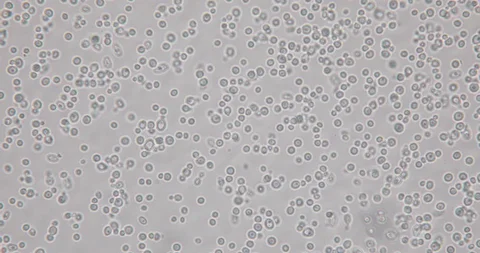
#> input picture IMG/pic1.webp, 480 x 253 px
$ python demo1.py
#> lines starting #> are read from the running program, lines starting #| are printed output that depends on the picture; after the words box and inside, x2 and y2 are one past the last pixel; in counts of white or black regions, pixels touching at a corner belong together
### classes.py
import cv2 as cv
import numpy as np
import os

class Blob_Image:
    def __init__(self, path):
#> called with path = 'IMG/pic1.webp'
        self.path = path #img path
        self.image = cv.imread(path) #img
#> self.image is the input picture: shape (253, 480, 3); mean B, G, R 177.6, 176.4, 179.5
        self.blobs = [] #all blob
        self.processed = None #img that already processed

    def detect_blobs(self):
        grayscale = cv.cvtColor(self.image, cv.COLOR_BGR2GRAY)
        _, threshold = cv.threshold(grayscale, 0, 255, cv.THRESH_BINARY_INV + cv.THRESH_OTSU)
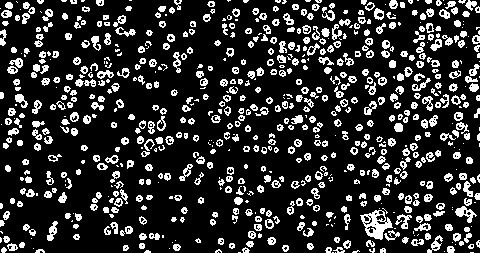
#> threshold: shape (253, 480); 18.7% white in thin lines or dots

        kernel = np.ones((5,5), np.uint8)
        closed = cv.morphologyEx(threshold, cv.MORPH_DILATE, kernel)
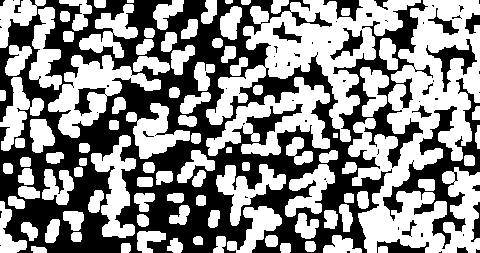
#> closed: shape (253, 480); 54.5% white; 61 black regions (41 under 20 px)
        self.processed = closed

        contours, _ = cv.findContours(closed, cv.RETR_EXTERNAL, cv.CHAIN_APPROX_SIMPLE)
#> contours = 101 contours, 3 with area under 20; largest, box (x1, y1, x2, y2) and area: (348, 0, 480, 253) 17157, (206, 0, 421, 142) 10025, (206, 77, 330, 156) 3616, (48, 55, 161, 138) 3605, (91, 135, 136, 238) 1923

        for cnt in contours:
            if cnt.size > 0:
                self.blobs.append(cnt)
                x, y, w, h = cv.boundingRect(cnt)
                cv.drawContours(self.image, [cnt], -1, (0, 0, 255), 1)
                cv.rectangle(self.image, (x, y), (x+w, y+h), (255, 255, 0), 1)
#> this loop made 101 passes
#> (cnt, x, y, w, h) on pass 56: ([[333, 133], [333, 137], [337, 137], [337, 133]], 333, 133, 5, 5)
#> (x, y, w, h) on passes 1 to 6: (378, 246, 10, 7), (31, 246, 16, 7), (280, 243, 11, 10), (121, 243, 10, 10), (305, 241, 11, 11), (167, 238, 16, 15)
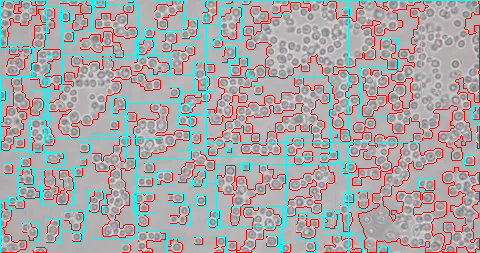
#> self.image: shape (253, 480, 3); 15.98% of pixels changed, all inside (x1, y1, x2, y2) = (0, 0, 480, 253)
#> after the loop, self.blobs has the same summary as contours

    def save_results(self, out_path):
        cv.imwrite(out_path, self.image)

class Region:
    def __init__(self, id, x, y, w, h):
        self.id = id #id 0 - 8
        self.x = x # x mid grid
        self.y = y # y mid grid
        self.w = w # width
        self.h = h # height
        self.blobs = [] # raw blobs assigned
        self.cells = [] # separated cells assigned

    def add_blob(self, contour):
        self.blobs.append(contour)

    def add_cell(self, contour):
        self.cells.append(contour)

    def count_blobs(self):
        return len(self.blobs)

    def count_cells(self):
        return len(self.cells)

class Make_Grids:
    def __init__(self, image_path, n, blobs):
        self.image = cv.imread(image_path)
        self.n = n # fixed grid size in pixels
        self.blobs = blobs # cotain all raw blobs
        self.regions = self._create_regions() # 0 - 8 of regions

    def _create_regions(self):
        h, w = self.image.shape[:2]
#> h = 253; w = 480
        cx, cy = w // 2, h // 2
#> cx = 240; cy = 126

        # grid boundaries (centered)
        x1 = cx - self.n // 2
#> x1 = 140
        y1 = cy - self.n // 2
#> y1 = 26
        x2 = cx + self.n // 2
#> x2 = 340
        y2 = cy + self.n // 2
#> y2 = 226

        step_x = self.n // 3
        step_y = self.n // 3

        regions = []
        id = 0
        for r in range(3):
            for c in range(3):
                rx = x1 + c * step_x
                ry = y1 + r * step_y
                regions.append(Region(id, rx, ry, step_x, step_y))
                id += 1
#> after the loop, id = 9
        return regions

    def assign_blobs(self):
        for cnt in self.blobs:
            mask = np.zeros(self.image.shape[:2], dtype=np.uint8)
            cv.drawContours(mask, [cnt], -1, 255, -1)

            for region in self.regions:
                region_mask = mask[region.y:region.y+region.h, region.x:region.x+region.w]
                if np.any(region_mask > 0):
                    region.add_blob(cnt)
#> mask: shape (253, 480); 0.82% white; 1 white region, box (x1, y1, x2, y2) and area: (0, 0, 46, 48) 1000

    def separate_cells(self):
        for region in self.regions:
            cropped = self.image[region.y:region.y+region.h, region.x:region.x+region.w]

            for blob in region.blobs:
                # local mask
                local_blob = blob.copy()
                local_blob[:,0,0] -= region.x
                local_blob[:,0,1] -= region.y
                mask = np.zeros((region.h, region.w), dtype=np.uint8)
                cv.drawContours(mask, [local_blob], -1, 255, -1)

                dist = cv.distanceTransform(mask, cv.DIST_L2, 5)
                _, sure_fg = cv.threshold(dist, 0.3*dist.max(), 255, 0)  # lower threshold
                sure_fg = np.uint8(sure_fg)
                unknown = cv.subtract(mask, sure_fg)

                _, markers = cv.connectedComponents(sure_fg)
                markers = markers+1
                markers[unknown==255] = 0

                markers = cv.watershed(cropped.copy(), markers)

                for label in np.unique(markers):
                    if label <= 1: continue
                    cell_mask = np.zeros(mask.shape, dtype="uint8")
                    cell_mask[markers==label] = 255
                    cnts, _ = cv.findContours(cell_mask, cv.RETR_EXTERNAL, cv.CHAIN_APPROX_SIMPLE)
                    for c in cnts:
                        # shift back to global coords
                        c[:,0,0] += region.x
                        c[:,0,1] += region.y
                        region.add_cell(c)
#> cell_mask: shape (66, 66); 1.4% white; 1 white region, box (x1, y1, x2, y2) and area: (23, 1, 40, 6) 59
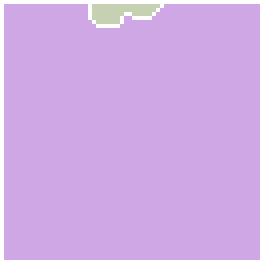
#> markers: shape (66, 66) int32 (shown 4 times larger); 3 distinct labels, from -1 to 2; one colour per label, 0 black, -1 white
#> mask: shape (66, 66); 2.4% white; 1 white region, box (x1, y1, x2, y2) and area: (22, 0, 41, 7) 104
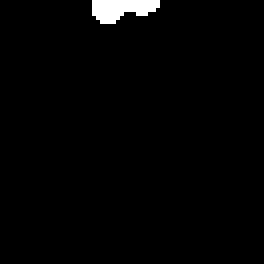
#> sure_fg: shape (66, 66) (shown 4 times larger); 1.6% white; 1 white region, box (x1, y1, x2, y2) and area: (23, 0, 40, 6) 71
#> after the loop, c = contour of 10 points, box (x1, y1, x2, y2) (295, 159, 312, 164), area 40

    def save_region_blobs(self, folder_path):
        os.makedirs(folder_path, exist_ok=True)
        for region in self.regions:
            img_copy = self.image.copy()
            cv.rectangle(img_copy, (region.x, region.y),
                        (region.x+region.w, region.y+region.h),
                        (0,255,0), 2)

            # draw blobs (yellow)
            for cnt in region.blobs:
                cv.drawContours(img_copy, [cnt], -1, (0,255,255), 1)

            out_file = os.path.join(folder_path, f"region_{region.id}_blobs.webp")
            cv.imwrite(out_file, img_copy)

    def save_region_cells(self, folder_path):
#> called with folder_path = 'Result1/grids_cells'
        os.makedirs(folder_path, exist_ok=True)
        for region in self.regions:
            img_copy = self.image.copy()
            cv.rectangle(img_copy, (region.x, region.y),
                        (region.x+region.w, region.y+region.h),
                        (0,255,0), 2)

            # draw cells (red)
            for cnt in region.cells:
                cv.drawContours(img_copy, [cnt], -1, (0,0,255), 1)

            out_file = os.path.join(folder_path, f"region_{region.id}_cells.webp")
            cv.imwrite(out_file, img_copy)

    def save_region_combined(self, folder_path):
#> called with folder_path = 'Result1/grids_combined'
        os.makedirs(folder_path, exist_ok=True)
        for region in self.regions:
            img_copy = self.image.copy()

            # draw region box
            cv.rectangle(img_copy, (region.x, region.y),
                        (region.x+region.w, region.y+region.h),
                        (0,255,0), 2)

            # draw blobs (yellow)
            for cnt in region.blobs:
                cv.drawContours(img_copy, [cnt], -1, (0,255,255), 1)

            # draw cells (red)
            for cnt in region.cells:
                cv.drawContours(img_copy, [cnt], -1, (0,0,255), 1)

            # optional: overlay counts
            text = f"B:{region.count_blobs()} C:{region.count_cells()}"
            cv.putText(img_copy, text, (region.x+5, region.y+15),
                    cv.FONT_HERSHEY_SIMPLEX, 0.5, (255,255,255), 1)

            out_file = os.path.join(folder_path, f"region_{region.id}_combined.webp")
            cv.imwrite(out_file, img_copy)

    def save_all_overview(self, folder_path):
#> called with folder_path = 'Result1'
        os.makedirs(folder_path, exist_ok=True)

        # --- Blobs overview ---
        img_blobs = self.image.copy()
        for region in self.regions:
            # draw region box
            cv.rectangle(img_blobs, (region.x, region.y),
                        (region.x+region.w, region.y+region.h),
                        (0,255,0), 2)
            # draw blobs (yellow)
            for cnt in region.blobs:
                cv.drawContours(img_blobs, [cnt], -1, (0,255,255), 1)
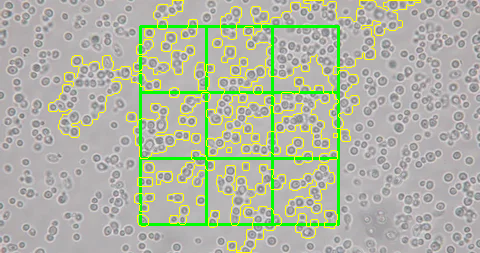
#> img_blobs: shape (253, 480, 3); 8.13% of pixels changed, all inside (x1, y1, x2, y2) = (48, 0, 421, 253)
        cv.imwrite(os.path.join(folder_path, "overview_blobs.webp"), img_blobs)

        # --- Cells overview ---
        img_cells = self.image.copy()
        for region in self.regions:
            # draw region box
            cv.rectangle(img_cells, (region.x, region.y),
                        (region.x+region.w, region.y+region.h),
                        (0,255,0), 2)
            # draw cells (red)
            for cnt in region.cells:
                cv.drawContours(img_cells, [cnt], -1, (0,0,255), 1)
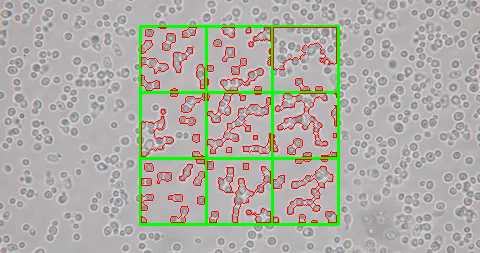
#> img_cells: shape (253, 480, 3); 6.6% of pixels changed, all inside (x1, y1, x2, y2) = (139, 25, 340, 226)
        cv.imwrite(os.path.join(folder_path, "overview_cells.webp"), img_cells)

### demo1.py
import classes as cell

img = cell.Blob_Image("IMG/pic1.webp")
img.detect_blobs()
img.save_results("Result1/blobs.webp")

grid_img = cell.Make_Grids(img.path, 200, img.blobs)
grid_img.assign_blobs()
grid_img.save_region_blobs("Result1/grids_blobs")

grid_img.separate_cells()
grid_img.save_region_cells("Result1/grids_cells")

grid_img.save_region_combined("Result1/grids_combined")
grid_img.save_all_overview("Result1")

for region in grid_img.regions:
    print(f"Region {region.id}: {region.count_blobs()} blobs, {region.count_cells()} cells")

$ run again, with IMG/pic2.webp copied over IMG/pic1.webp
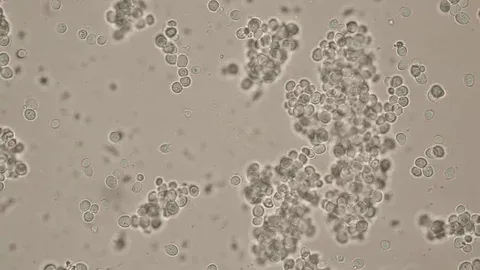
#> input picture IMG/pic2.webp, 480 x 270 px
#> in __init__, self.image is the input picture: shape (270, 480, 3); mean B, G, R 139.1, 153.6, 164.8
#> threshold: shape (270, 480); 14.5% white; 583 white regions (410 under 20 px), largest, box (x1, y1, x2, y2) and area: (252, 206, 310, 265) 1201, (321, 49, 376, 105) 651, (107, 0, 147, 40) 623
#> closed: shape (270, 480); 38.7% white; 103 white regions (1 under 20 px)
#> contours = 103 contours, 11 with area under 20; largest, box (x1, y1, x2, y2) and area: (241, 17, 411, 270) 23583, (234, 15, 301, 91) 3122, (112, 176, 201, 252) 2632, (417, 202, 480, 258) 1902, (153, 18, 199, 95) 1599
#> the loop in detect_blobs, `for cnt in contours:` made 103 passes
#> (cnt, x, y, w, h) on passes 1, 2, 5, 6, 11, 13: ([[239, 266], [239, 269], [243, 269], [243, 266]], 239, 266, 5, 4), ([[105, 266], [105, 269], [111, 269], [111, 266]], 105, 266, 7, 4), ([[118, 262], [118, 266], [122, 266], [122, 262]], 118, 262, 5, 5), ([[31, 259], [31, 264], [36, 264], [36, 259]], 31, 259, 6, 6), ([[145, 251], [145, 255], [149, 255], [149, 251]], 145, 251, 5, 5), ([[85, 243], [85, 249], [89, 249], [89, 243]], 85, 243, 5, 7)
#> after the loop in detect_blobs, `for cnt in contours:`: self.blobs has the same summary as contours
#> after the loop in separate_cells, `for region in self.regions:`:
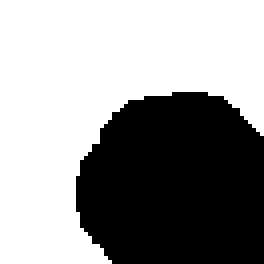
#> sure_fg: shape (66, 66) (shown 4 times larger); 59.9% white; 1 black region, box (x1, y1, x2, y2) and area: (19, 23, 66, 66) 1748
#> after the loop in separate_cells, `for region in self.regions:`: c = contour of 65 points, box (x1, y1, x2, y2) (273, 168, 337, 232), area 2970
#> after the loop in save_all_overview, `for region in self.regions:`:
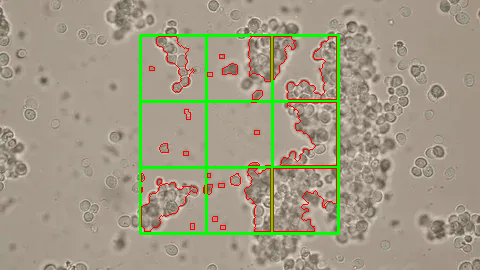
#> img_cells: shape (270, 480, 3); 4.93% of pixels changed, all inside (x1, y1, x2, y2) = (139, 34, 340, 235)
